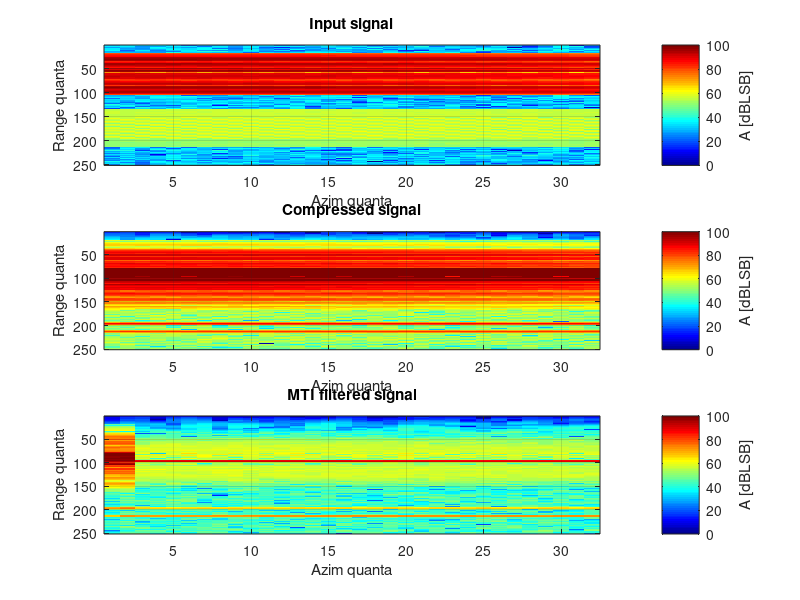

Source code (MATLAB):
clear variables
close all

Tp=25e-6;   % pulse length

% load('DataCv7b.mat')
load('DataCv7a.mat')

%Processing
  % pulse compression
sSumComp=filter(flipud(conj(s0.*hamming(length(s0))))',1,sSum,[],1);
  % MTI processing
sSumCompMTI=filter([1 -2 1]/4,1,sSumComp,[],2);
  % MTD processing
NMTD=32;

% Two types of MTD filters - uncomment to compare
% example of non-windowed MTD filter (rect)
% hMTD=repmat(ones(NMTD,1)',NMTD,1).*exp(1i*2*pi*(0:NMTD-1)'*(0:NMTD-1)/((NMTD)));
% example of Hamming windowed MTD filter
hMTD=repmat(hamming(NMTD)',NMTD,1).*exp(1i*2*pi*(0:NMTD-1)'*(0:NMTD-1)/((NMTD)));

for ii=1:NMTD
  sSumCompMTD{ii}=filter(hMTD(ii,:),1,sSumComp,[],2); %#ok<SAGROW>
end


% Display ampl input/kompress/MTI filterred
figure('name','Signal2D')
subplot(3,1,1)
imagesc(20*log10(abs(sSum)),[0,100])
colormap('jet')
hb=colorbar();
ylabel(hb,'A [dBLSB]')
grid on
title ('Input signal')
xlabel('Azim quanta')
ylabel('Range quanta')
subplot(3,1,2)
imagesc(20*log10(abs(sSumComp)),[0,100])
colormap('jet')
hb=colorbar();
ylabel(hb,'A [dBLSB]')
grid on
title ('Compressed signal')
xlabel('Azim quanta')
ylabel('Range quanta')
subplot(3,1,3)
% imagesc(20*log10(abs(filter([1 -2 1],1,filter(flipud(conj(s0.*hamming(length(s0)))),1,sSum,[],1),[],2))))
imagesc(20*log10(abs(sSumCompMTI)),[0,100])
colormap('jet')
hb=colorbar();
ylabel(hb,'A [dBLSB]')
grid on
title ('MTI filtered signal')
xlabel('Azim quanta')
ylabel('Range quanta')
%%